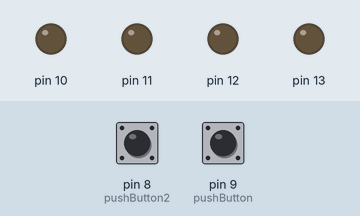
The sketch below on a simulated Arduino Uno, built with avr-gcc and run on an emulated ATmega328P. Parts: output pins drawn as LEDs (lit = HIGH). Dashed ring = blinking. Inputs (shaded band) come from the test bench; at power-on: pin 9 (pushButton) LOW, pin 8 (pushButton2) LOW. What the sketch prints to the serial monitor is not drawn.

Above: at 1.2 s.
1.3 s: pin 9 (pushButton) pulled HIGH for 0.15 s
At 1.45 s:
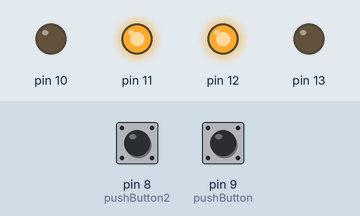
3.0 s: pin 8 (pushButton2) pulled HIGH for 0.15 s
At 3.07 s:
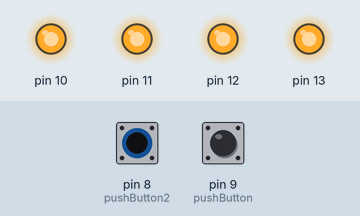
4.6 s: pin 8 (pushButton2) pulled HIGH for 3.2 s
At 9.0 s:
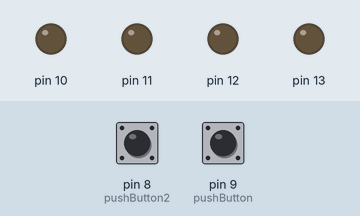
9.3 s: pin 9 (pushButton) pulled HIGH for 3.2 s
At 9.55 s:
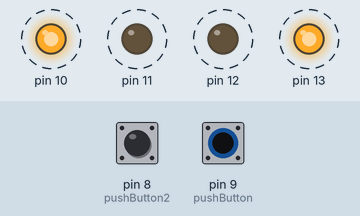
Timing chart, 0 to 14.0 s (numbered marks = the images above; inputs shaded):
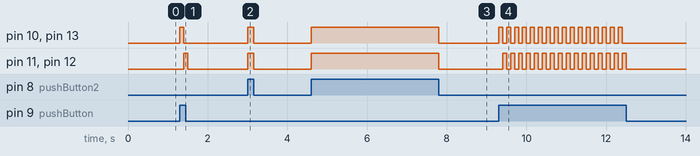

Measured:
- after the input at 1.3 s, pin 10, pin 13: LOW → HIGH at once, → LOW 0.10 s later; pin 11, pin 12: LOW → HIGH after 0.10 s, → LOW 0.10 s later
- after the input at 3.0 s, pin 10–13: LOW → HIGH at once, → LOW 0.15 s later
- after the input at 4.6 s, pin 10–13: LOW → HIGH at once, → LOW 3.2 s later
- after the input at 9.3 s, pin 10, pin 13: alternates HIGH for 0.10 s and LOW for 0.10 s, 32 changes in all, then stays LOW, starting at once; pin 11, pin 12: alternates HIGH for 0.10 s and LOW for 0.10 s, 32 changes in all, then stays LOW, starting after 0.10 s

The sketch:

lightgrid.ino
```cpp
int pushButton = 9;
int pushButton2 = 8;
int count = 0;
int buttonState = 0;
int button2State = 0;

void setup() {
  // initialize serial communication at 9600 bits per second:
  Serial.begin(9600);
  pinMode(pushButton, INPUT);
  pinMode(pushButton2, INPUT);
  pinMode(13, OUTPUT);
  pinMode(12, OUTPUT);
  pinMode(11, OUTPUT);
  pinMode(10, OUTPUT);

}

// the loop routine runs over and over again forever:
void loop() {
  // read the input pin:
  buttonState = digitalRead(pushButton);
  button2State = digitalRead(pushButton2);

  if ((buttonState == HIGH) && (button2State==LOW)) { //if condition is true, meaning if the first button is pressed
    count++; //increment count by one
    Serial.print(count); //verifying that the count is having the correct outpot on LEDs

    if ((count % 2) != 0) { //the blinking effect
      digitalWrite(13, HIGH);
      digitalWrite(10, HIGH);
      digitalWrite(12, LOW);
      digitalWrite(11, LOW);
    }

    if ((count % 2) == 0) {
      digitalWrite(13, LOW);
      digitalWrite(10, LOW);
      digitalWrite(12, HIGH);
      digitalWrite(11, HIGH);
    }

    delay(100);
  }
  if ((buttonState == LOW) && (button2State == HIGH)) { //if the second button is pressed, all LED lights are on
    digitalWrite(13, HIGH);
    digitalWrite(10, HIGH);
    digitalWrite(12, HIGH);
    digitalWrite(11, HIGH);
  }


  if ((buttonState == HIGH) && (button2State == HIGH)) { //if both buttons are pressed, all LED lights are off
    digitalWrite(13, LOW);
    digitalWrite(12, LOW);
    digitalWrite(11, LOW);
    digitalWrite(10, LOW);
  }

 if ((buttonState == LOW) && (button2State == LOW)) {//if both buttons are not pressed, all LED lights are off
    digitalWrite(13, LOW);
    digitalWrite(12, LOW);
    digitalWrite(11, LOW);
    digitalWrite(10, LOW);
  }
}


//reference: https://www.instructables.com/id/Build-a-Simple-Binary-Counter-using-your-Arduino/
```
